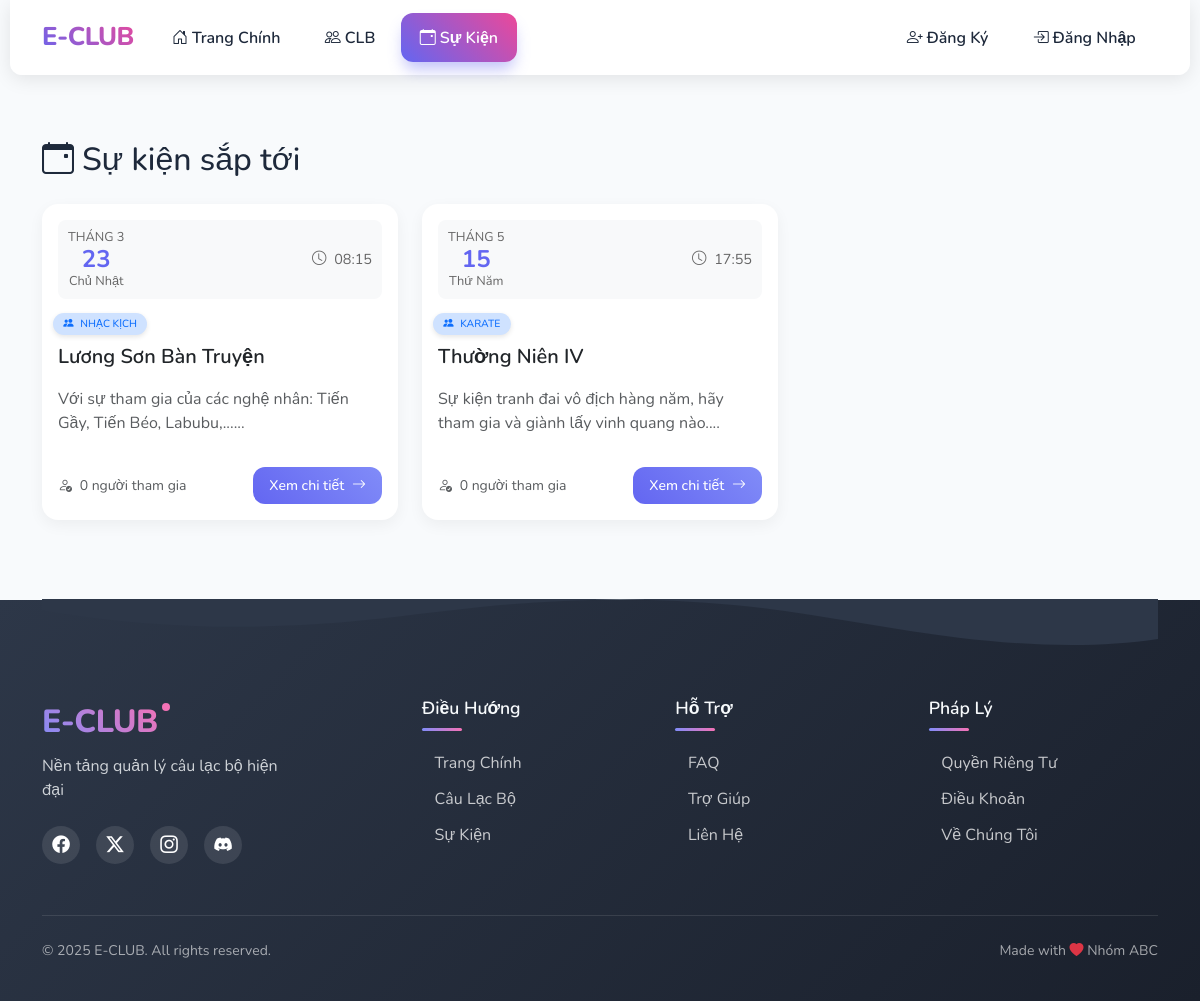
Page /index.php?page=events on the committed database.
### tables this page shows
CREATE TABLE `events` (
  `id` int(11) NOT NULL,
  `club_id` int(11) DEFAULT NULL,
  `title` varchar(200) NOT NULL,
  `description` text DEFAULT NULL,
  `event_date` datetime NOT NULL,
  `status` enum('pending','approved','rejected') DEFAULT 'pending',
  `created_by` int(11) DEFAULT NULL,
  `created_at` timestamp NOT NULL DEFAULT current_timestamp()
);

CREATE TABLE `clubs` (
  `id` int(11) NOT NULL,
  `name` varchar(100) NOT NULL,
  `description` text DEFAULT NULL,
  `created_at` timestamp NOT NULL DEFAULT current_timestamp(),
  `status` enum('active','inactive') NOT NULL DEFAULT 'active',
  `image_url` varchar(255) DEFAULT NULL
);

### pages/events.php (the view, shortened to what the rows shown need)
<?php
if (isset($_GET['id'])) {
    $event_id = sanitize($_GET['id']);
    $can_view = false;
    if (isAdmin()) {
        $can_view = true;
    } else {
        $sql = "SELECT e.*, c.name as club_name
               FROM events e
               INNER JOIN clubs c ON e.club_id = c.id
               LEFT JOIN club_members cm ON c.id = cm.club_id AND cm.user_id = ?
               WHERE e.id = ? AND (e.status = 'approved' OR e.created_by = ?)
               AND (cm.status = 'approved' OR EXISTS (SELECT 1 FROM club_leaders cl WHERE cl.club_id = c.id AND cl.user_id = ?))";
        $stmt = $conn->prepare($sql);
        $stmt->bind_param("iiii", $_SESSION['user_id'], $event_id, $_SESSION['user_id'], $_SESSION['user_id']);
        $stmt->execute();
        $can_view = $stmt->get_result()->num_rows > 0;
    }
    if (!$can_view) {
        flashMessage('Bạn phải là thành viên của câu lạc bộ này !', 'danger');
        redirect('/index.php?page=events');
    }
    $sql = "SELECT e.*, c.name as club_name, COUNT(a.id) as attendance_count
           FROM events e
           INNER JOIN clubs c ON e.club_id = c.id
           LEFT JOIN attendance a ON e.id = a.event_id AND a.status = 'present'
           WHERE e.id = ?
           GROUP BY e.id";
    $stmt = $conn->prepare($sql);
    $stmt->bind_param("i", $event_id);
    $stmt->execute();
    $event = $stmt->get_result()->fetch_assoc();
    if (!$event) {
        flashMessage('Event not found', 'danger');
        redirect('/index.php?page=events');
    }
    if (isLoggedIn() && isset($_POST['mark_attendance'])) {
        $status = sanitize($_POST['status']);
        $event_date = new DateTime($event['event_date']);
        $current_date = new DateTime();
        if ($current_date < $event_date && $status === 'present') {
            flashMessage('Cannot mark present for future events', 'warning');
        } else {
            $sql = "SELECT id FROM attendance WHERE event_id = ? AND user_id = ?";
            $stmt = $conn->prepare($sql);
            $stmt->bind_param("ii", $event_id, $_SESSION['user_id']);
            $stmt->execute();
            $result = $stmt->get_result();
            if ($result->num_rows > 0) {
                $sql = "UPDATE attendance SET status = ? WHERE event_id = ? AND user_id = ?";
                $stmt = $conn->prepare($sql);
                $stmt->bind_param("sii", $status, $event_id, $_SESSION['user_id']);
            } else {
                $sql = "INSERT INTO attendance (event_id, user_id, status) VALUES (?, ?, ?)";
                $stmt = $conn->prepare($sql);
                $stmt->bind_param("iis", $event_id, $_SESSION['user_id'], $status);
            }
            if ($stmt->execute()) {
                flashMessage('Attendance marked successfully');
                redirect('/index.php?page=events&id=' . $event_id);
            } else {
                flashMessage('Failed to mark attendance: ' . $conn->error, 'danger');
            }
        }
    }
    $user_attendance = null;
    if (isLoggedIn()) {
        $sql = "SELECT status FROM attendance WHERE event_id = ? AND user_id = ?";
        $stmt = $conn->prepare($sql);
        $stmt->bind_param("ii", $event_id, $_SESSION['user_id']);
        $stmt->execute();
        $result = $stmt->get_result();
        if ($result->num_rows > 0) {
            $user_attendance = $result->fetch_assoc()['status'];
        }
    }
    $sql = "SELECT u.name, a.status, a.created_at
           FROM attendance a
           INNER JOIN users u ON a.user_id = u.id
           WHERE a.event_id = ?";
    $stmt = $conn->prepare($sql);
    $stmt->bind_param("i", $event_id);
    $stmt->execute();
    $attendees = $stmt->get_result()->fetch_all(MYSQLI_ASSOC);
    ?>
    <div class="container py-4">
        <div class="row g-4">
            <div class="col-md-8">
                <div class="card shadow-sm">
                    <div class="card-header bg-primary text-white p-4">
                        <h2 class="card-title mb-1"><?php echo htmlspecialchars($event['title']); ?></h2>
                        <div class="d-flex align-items-center">
                            <i class="bi bi-people-fill me-2"></i>
                            <span><?php echo htmlspecialchars($event['club_name']); ?></span>
                        </div>
                    </div>
                    <div class="card-body p-4">
                        <div class="row mb-4">
                            <div class="col-md-4">
                                <div class="event-calendar text-center">
                                    <div class="calendar-month bg-light text-primary p-2">
                                        <?php
                                        $months = array(
                                            'January' => 'Tháng 1', 'February' => 'Tháng 2', 'March' => 'Tháng 3',
                                            'April' => 'Tháng 4', 'May' => 'Tháng 5', 'June' => 'Tháng 6',
                                            'July' => 'Tháng 7', 'August' => 'Tháng 8', 'September' => 'Tháng 9',
                                            'October' => 'Tháng 10', 'November' => 'Tháng 11', 'December' => 'Tháng 12'
                                        );
                                        $month = date('F', strtotime($event['event_date']));
                                        echo $months[$month];
                                        ?>
                                    </div>
                                    <div class="calendar-day p-3">
                                        <span class="display-4 fw-bold"><?php echo date('d', strtotime($event['event_date'])); ?></span>
                                        <span class="d-block">
                                            <?php
                                            $days = array(
                                                'Monday' => 'Thứ Hai', 'Tuesday' => 'Thứ Ba', 'Wednesday' => 'Thứ Tư',
                                                'Thursday' => 'Thứ Năm', 'Friday' => 'Thứ Sáu', 'Saturday' => 'Thứ Bảy',
                                                'Sunday' => 'Chủ Nhật'
                                            );
                                            $day = date('l', strtotime($event['event_date']));
                                            echo $days[$day];
                                            ?>
                                        </span>
                                        <span class="d-block text-muted">Năm <?php echo date('Y', strtotime($event['event_date'])); ?></span>
                                    </div>
                                    <div class="calendar-time bg-light text-primary p-2">
                                        <i class="bi bi-clock me-1"></i>
                                        <?php echo date('H:i', strtotime($event['event_date'])); ?>
                                    </div>
                                </div>
                            </div>
                            <div class="col-md-8">
                                <div class="event-stats">
                                    <div class="row g-3">
                                        <div class="col-6">
                                            <div class="p-3 bg-light rounded-3">
                                                <div class="text-muted mb-1">Số người tham gia</div>
                                                <div class="h3 mb-0"><?php echo $event['attendance_count']; ?> người</div>
                                            </div>
                                        </div>
                                        <div class="col-6">
                                            <div class="p-3 bg-light rounded-3">
                                                <div class="text-muted mb-1">Trạng thái</div>
                                                <div class="h5 mb-0">
                                                    <?php if (strtotime($event['event_date']) > time()): ?>
                                                        <span class="badge bg-primary">Sắp diễn ra</span>
                                                    <?php else: ?>
                                                        <span class="badge bg-success">Đã kết thúc</span>
                                                    <?php endif; ?>
                                                </div>
                                            </div>
                                        </div>
                                    </div>
                                </div>
                            </div>
                        </div>
                        <h5 class="mb-3">Chi tiết sự kiện</h5>
                        <div class="event-description mb-4">
                            <?php echo nl2br(htmlspecialchars($event['description'])); ?>
                        </div>
                    </div>
                </div>
            </div>
            <div class="col-md-4">
                <div class="card shadow-sm">
                    <div class="card-header bg-light">
                        <h5 class="card-title mb-0">
                            <i class="bi bi-people me-2"></i>Danh sách điểm danh
                        </h5>
                    </div>
                    <div class="card-body p-0">
                        <div class="list-group list-group-flush">
                            <?php foreach ($attendees as $attendee): ?>
                            <div class="list-group-item">
                                <div class="d-flex justify-content-between align-items-center">
                                    <div>
                                        <div class="fw-500"><?php echo htmlspecialchars($attendee['name']); ?></div>
                                        <small class="text-muted">
                                            <i class="bi bi-clock me-1"></i>
                                            <?php
                                            setlocale(LC_TIME, 'vi_VN');
                                            echo date('d/m/Y - H:i', strtotime($attendee['created_at']));
                                            ?>
                                        </small>
                                    </div>
                                    <span class="badge bg-<?php echo $attendee['status'] === 'present' ? 'success' : 'danger'; ?>">
                                        <?php echo $attendee['status'] === 'present' ? 'Có mặt' : 'Vắng mặt'; ?>
                                    </span>
                                </div>
                            </div>
                            <?php endforeach; ?>
                        </div>
                    </div>
                </div>
            </div>
        </div>
    </div>
<style>
.event-calendar {
    border: 1px solid rgba(0,0,0,0.1);
    border-radius: 10px;
    overflow: hidden;
}
.calendar-month {
    font-weight: 600;
    text-transform: uppercase;
    letter-spacing: 1px;
}
.calendar-day {
    background: white;
}
.calendar-day .display-4 {
    line-height: 1;
    color: var(--primary-color);
}
.event-description {
    line-height: 1.7;
    color: #444;
}
.attendance-form {
    border: 1px solid rgba(0,0,0,0.1);
}
.fw-500 {
    font-weight: 500;
}
</style>
<?php } else {
    $sql = "SELECT e.*, c.name as club_name, COUNT(a.id) as attendance_count
           FROM events e
           INNER JOIN clubs c ON e.club_id = c.id
           LEFT JOIN attendance a ON e.id = a.event_id AND a.status = 'present'
           LEFT JOIN club_members cm ON c.id = cm.club_id AND cm.user_id = ?
           LEFT JOIN club_leaders cl ON c.id = cl.club_id AND cl.user_id = ?
           WHERE e.event_date >= CURDATE()
           AND (? = 1 OR e.status = 'approved' OR e.created_by = ? OR cm.status = 'approved' OR cl.id IS NOT NULL)
           GROUP BY e.id
           ORDER BY e.event_date";
    $stmt = $conn->prepare($sql);
    $is_admin = isAdmin() ? 1 : 0;
    $user_id = isset($_SESSION['user_id']) ? $_SESSION['user_id'] : 0;
    $stmt->bind_param("iiii", $user_id, $user_id, $is_admin, $user_id);
    $stmt->execute();
    $events = $stmt->get_result()->fetch_all(MYSQLI_ASSOC);
    ?>
    <div class="container py-4">
        <div class="row mb-4">
            <div class="col">
                <h2 class="mb-0"><i class="bi bi-calendar-event me-2"></i><?php echo __('upcoming_events'); ?></h2>
            </div>
        </div>
        <div class="row g-4">
            <?php foreach ($events as $event): ?>
            <div class="col-md-4 mb-4">
                <div class="card h-100 event-card">
                    <div class="card-body d-flex flex-column">
                        <div class="event-date-badge mb-3">
                            <?php
                            $event_date = strtotime($event['event_date']);
                            $days = array(
                                'Monday' => 'Thứ Hai', 'Tuesday' => 'Thứ Ba', 'Wednesday' => 'Thứ Tư',
                                'Thursday' => 'Thứ Năm', 'Friday' => 'Thứ Sáu', 'Saturday' => 'Thứ Bảy',
                                'Sunday' => 'Chủ Nhật'
                            );
                            $day = date('l', $event_date);
                            ?>
                            <div class="date-box text-center">
                                <span class="month"><?php echo 'Tháng ' . date('n', $event_date); ?></span>
                                <span class="day"><?php echo date('d', $event_date); ?></span>
                                <span class="weekday"><?php echo $days[$day]; ?></span>
                            </div>
                            <div class="time">
                                <i class="bi bi-clock me-1"></i>
                                <?php echo date('H:i', $event_date); ?>
                            </div>
                        </div>
                        <div class="event-club mb-2">
                            <span class="badge bg-primary-subtle text-primary">
                                <i class="bi bi-people-fill me-1"></i>
                                <?php echo htmlspecialchars($event['club_name']); ?>
                            </span>
                        </div>
                        <h5 class="card-title mb-3"><?php echo htmlspecialchars($event['title']); ?></h5>
                        <p class="card-text text-muted"><?php echo htmlspecialchars(substr($event['description'], 0, 100)) . '...'; ?></p>
                        <div class="event-card-footer mt-auto pt-3">
                            <div class="d-flex justify-content-between align-items-center">
                                <div class="event-stats">
                                    <small class="text-muted">
                                        <i class="bi bi-person-check me-1"></i>
                                        <?php echo $event['attendance_count']; ?> người tham gia
                                    </small>
                                </div>
                                <a href="index.php?page=events&id=<?php echo $event['id']; ?>" class="btn btn-primary btn-sm">
                                    Xem chi tiết
                                    <i class="bi bi-arrow-right ms-1"></i>
                                </a>
                            </div>
                        </div>
                    </div>
                </div>
            </div>
            <?php endforeach; ?>
        </div>
    </div>
<?php } ?>

### rows in the picture
events: event_date "3", event_date "23", event_date "Chủ Nhật", event_date "08:15", club.name "NHẠC KỊCH", title "Lương Sơn Bàn Truyện", description "Với sự tham gia của các nghệ nhân: Tiến Gầy, Tiến Béo, Labubu,...", attendance_count "0"
events: event_date "5", event_date "15", event_date "Thứ Năm", event_date "17:55", club.name "KARATE", title "Thường Niên IV", description "Sự kiện tranh đai vô địch hàng năm, hãy tham gia và giành lấy vinh quang nào.", attendance_count "0"

### other values in the picture
__('upcoming_events') "Sự kiện sắp tới"
APP_NAME "E-CLUB"
